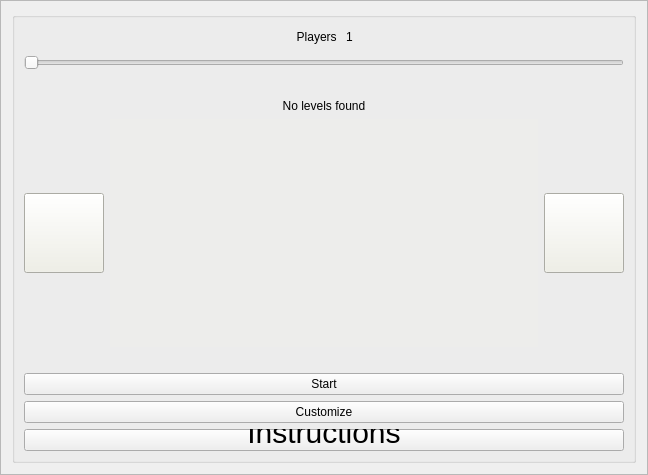
   <widget class="QFrame" name="frame_start">
    <property name="geometry">
     <rect>
      <x>350</x>
      <y>-50</y>
      <width>231</width>
      <height>271</height>
     </rect>
    </property>
    <property name="frameShape">
     <enum>QFrame::StyledPanel</enum>
    </property>
    <property name="frameShadow">
     <enum>QFrame::Raised</enum>
    </property>
    <layout class="QHBoxLayout" name="horizontalLayout_6">
     <item>
      <spacer name="horizontalSpacer_7">
       <property name="orientation">
        <enum>Qt::Horizontal</enum>
       </property>
       <property name="sizeHint" stdset="0">
        <size>
         <width>40</width>
         <height>20</height>
        </size>
       </property>
      </spacer>
     </item>
     <item>
      <spacer name="horizontalSpacer_22">
       <property name="orientation">
        <enum>Qt::Horizontal</enum>
       </property>
       <property name="sizeType">
        <enum>QSizePolicy::MinimumExpanding</enum>
       </property>
       <property name="sizeHint" stdset="0">
        <size>
         <width>0</width>
         <height>0</height>
        </size>
       </property>
      </spacer>
     </item>
     <item>
      <layout class="QVBoxLayout" name="verticalLayout_3">
       <item>
        <spacer name="verticalSpacer_10">
         <property name="orientation">
          <enum>Qt::Vertical</enum>
         </property>
         <property name="sizeHint" stdset="0">
          <size>
           <width>20</width>
           <height>40</height>
          </size>
         </property>
        </spacer>
       </item>
       <item>
        <widget class="QGroupBox" name="groupBox_4">
         <property name="title">
          <string/>
         </property>
         <layout class="QVBoxLayout" name="verticalLayout_2">
          <item>
           <layout class="QVBoxLayout" name="verticalLayout_4">
            <item>
             <layout class="QHBoxLayout" name="horizontalLayout_11">
              <item>
               <spacer name="horizontalSpacer_3">
                <property name="orientation">
                 <enum>Qt::Horizontal</enum>
                </property>
                <property name="sizeHint" stdset="0">
                 <size>
                  <width>40</width>
                  <height>20</height>
                 </size>
                </property>
               </spacer>
              </item>
              <item>
               <widget class="QLabel" name="label_2">
                <property name="text">
                 <string>Players </string>
                </property>
                <property name="alignment">
                 <set>Qt::AlignRight|Qt::AlignTrailing|Qt::AlignVCenter</set>
                </property>
               </widget>
              </item>
              <item>
               <widget class="QLabel" name="label_7">
                <property name="text">
                 <string>1</string>
                </property>
                <property name="alignment">
                 <set>Qt::AlignLeading|Qt::AlignLeft|Qt::AlignVCenter</set>
                </property>
               </widget>
              </item>
              <item>
               <spacer name="horizontalSpacer_4">
                <property name="orientation">
                 <enum>Qt::Horizontal</enum>
                </property>
                <property name="sizeHint" stdset="0">
                 <size>
                  <width>40</width>
                  <height>20</height>
                 </size>
                </property>
               </spacer>
              </item>
             </layout>
            </item>
            <item>
             <widget class="QSlider" name="horizontalSlider_numPlayers">
              <property name="minimumSize">
               <size>
                <width>0</width>
                <height>20</height>
               </size>
              </property>
              <property name="styleSheet">
               <string notr="true"> QSlider::groove 
{
    height: 13px;
 }
QSlider::handle 
{
     width: 80px;
 }</string>
              </property>
              <property name="minimum">
               <number>1</number>
              </property>
              <property name="maximum">
               <number>9</number>
              </property>
              <property name="pageStep">
               <number>1</number>
              </property>
              <property name="orientation">
               <enum>Qt::Horizontal</enum>
              </property>
             </widget>
            </item>
            <item>
             <spacer name="horizontalSpacer_43">
              <property name="orientation">
               <enum>Qt::Horizontal</enum>
              </property>
              <property name="sizeHint" stdset="0">
               <size>
                <width>40</width>
                <height>20</height>
               </size>
              </property>
             </spacer>
            </item>
            <item>
             <widget class="QLabel" name="label_levelNameText">
              <property name="text">
               <string>No levels found</string>
              </property>
              <property name="alignment">
               <set>Qt::AlignCenter</set>
              </property>
             </widget>
            </item>
            <item>
             <layout class="QHBoxLayout" name="horizontalLayout">
              <item>
               <widget class="QPushButton" name="pushButton_levelPrevious">
                <property name="minimumSize">
                 <size>
                  <width>80</width>
                  <height>80</height>
                 </size>
                </property>
                <property name="maximumSize">
                 <size>
                  <width>80</width>
                  <height>80</height>
                 </size>
                </property>
                <property name="styleSheet">
                 <string notr="true">QPushButton
{
	border-image: url(:/xkill/images/buttons/arrow_left.png);
	background: rgba(240, 240, 230, 1);
}

QPushButton:hover
{
	border-image: url(:/xkill/images/buttons/arrow_left_selected.png);
}</string>
                </property>
                <property name="text">
                 <string/>
                </property>
                <property name="iconSize">
                 <size>
                  <width>16</width>
                  <height>16</height>
                 </size>
                </property>
               </widget>
              </item>
              <item>
               <widget class="QGroupBox" name="groupBox_12">
                <property name="styleSheet">
                 <string notr="true">/* GROUP_BOX*/
QGroupBox
{
	border: 0px  solid rgba(10, 10, 0, 100);
	background: rgba(240, 240, 230, 52);
	padding: 5px;
}</string>
                </property>
                <property name="title">
                 <string/>
                </property>
                <layout class="QVBoxLayout" name="verticalLayout_13">
                 <item>
                  <widget class="QLabel" name="label_level_image">
                   <property name="minimumSize">
                    <size>
                     <width>400</width>
                     <height>200</height>
                    </size>
                   </property>
                   <property name="maximumSize">
                    <size>
                     <width>400</width>
                     <height>200</height>
                    </size>
                   </property>
                   <property name="text">
                    <string/>
                   </property>
                   <property name="pixmap">
                    <pixmap resource="xkill.qrc">:/xkill/images/icons/levels/arena1.png</pixmap>
                   </property>
                   <property name="scaledContents">
                    <bool>true</bool>
                   </property>
                  </widget>
                 </item>
                </layout>
               </widget>
              </item>
              <item>
               <widget class="QPushButton" name="pushButton_levelNext">
                <property name="minimumSize">
                 <size>
                  <width>80</width>
                  <height>80</height>
                 </size>
                </property>
                <property name="maximumSize">
                 <size>
                  <width>80</width>
                  <height>80</height>
                 </size>
                </property>
                <property name="styleSheet">
                 <string notr="true">QPushButton
{
	border-image: url(:/xkill/images/buttons/arrow_right.png);
	background: rgba(240, 240, 230, 1);
}

QPushButton:hover
{
	border-image: url(:/xkill/images/buttons/arrow_right_selected.png);
}</string>
                </property>
                <property name="text">
                 <string/>
                </property>
                <property name="iconSize">
                 <size>
                  <width>16</width>
                  <height>16</height>
                 </size>
                </property>
               </widget>
              </item>
             </layout>
            </item>
           </layout>
          </item>
          <item>
           <spacer name="horizontalSpacer_17">
            <property name="orientation">
             <enum>Qt::Horizontal</enum>
            </property>
            <property name="sizeHint" stdset="0">
             <size>
              <width>40</width>
              <height>20</height>
             </size>
            </property>
           </spacer>
          </item>
          <item>
           <widget class="QPushButton" name="pushButton_startgame">
            <property name="styleSheet">
             <string notr="true"/>
            </property>
            <property name="text">
             <string>Start</string>
            </property>
            <property name="iconSize">
             <size>
              <width>16</width>
              <height>16</height>
             </size>
            </property>
           </widget>
          </item>
          <item>
           <widget class="QPushButton" name="pushButton_customize">
            <property name="styleSheet">
             <string notr="true"/>
            </property>
            <property name="text">
             <string>Customize</string>
            </property>
            <property name="iconSize">
             <size>
              <width>16</width>
              <height>16</height>
             </size>
            </property>
           </widget>
          </item>
          <item>
           <widget class="QPushButton" name="pushButton_howto">
            <property name="styleSheet">
             <string notr="true">	font-family: 'Kenyan Coffee Rg';  font-weight: normal; font-size: 30px; padding-top: -15px; text-transform: uppercase;</string>
            </property>
            <property name="text">
             <string>Instructions</string>
            </property>
            <property name="iconSize">
             <size>
              <width>16</width>
              <height>16</height>
             </size>
            </property>
           </widget>
          </item>
         </layout>
        </widget>
       </item>
       <item>
        <spacer name="verticalSpacer">
         <property name="orientation">
          <enum>Qt::Vertical</enum>
         </property>
         <property name="sizeHint" stdset="0">
          <size>
           <width>388</width>
           <height>133</height>
          </size>
         </property>
        </spacer>
       </item>
      </layout>
     </item>
     <item>
      <spacer name="horizontalSpacer_8">
       <property name="orientation">
        <enum>Qt::Horizontal</enum>
       </property>
       <property name="sizeHint" stdset="0">
        <size>
         <width>40</width>
         <height>20</height>
        </size>
       </property>
      </spacer>
     </item>
     <item>
      <spacer name="horizontalSpacer_21">
       <property name="orientation">
        <enum>Qt::Horizontal</enum>
       </property>
       <property name="sizeType">
        <enum>QSizePolicy::MinimumExpanding</enum>
       </property>
       <property name="sizeHint" stdset="0">
        <size>
         <width>0</width>
         <height>0</height>
        </size>
       </property>
      </spacer>
     </item>
    </layout>
   </widget>
